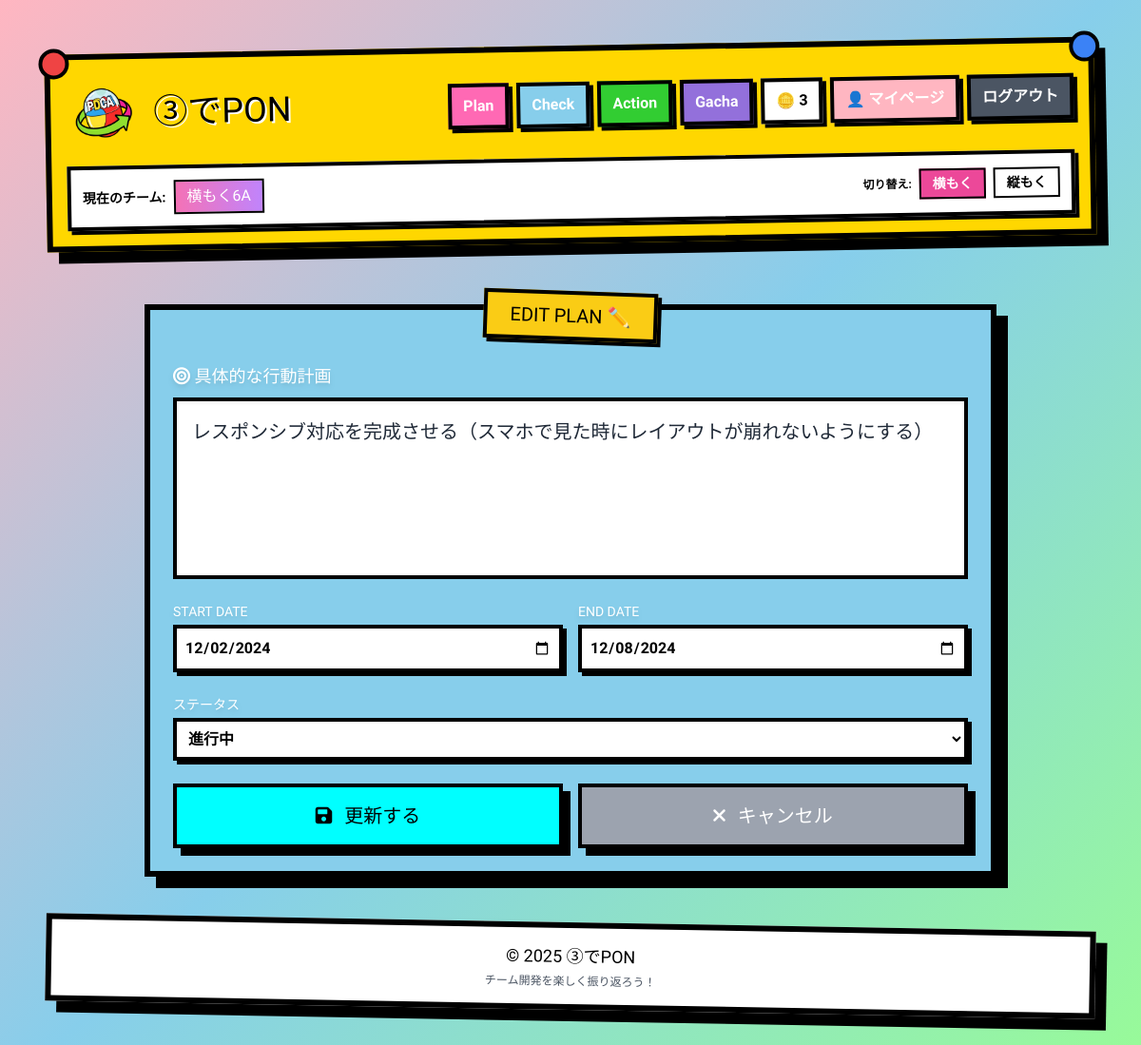
The page /plan/edit.php?id=2 (signed in) on the database its author committed.
### tables this page shows
CREATE TABLE users (
    id INT PRIMARY KEY AUTO_INCREMENT,
    email VARCHAR(255) NOT NULL UNIQUE,
    password VARCHAR(255) NOT NULL,
    name VARCHAR(100),
    generation ENUM('5', '5.5', '6', '6.5'),
    icon VARCHAR(255),
    yokomoku VARCHAR(50),
    tatemoku VARCHAR(50),
    current_mode ENUM('yokomoku', 'tatemoku') DEFAULT 'yokomoku',
    coins INT DEFAULT 3,
    created_at DATETIME NOT NULL,
    updated_at DATETIME DEFAULT CURRENT_TIMESTAMP ON UPDATE CURRENT_TIMESTAMP
);

CREATE TABLE plans (
    id INT PRIMARY KEY AUTO_INCREMENT,
    user_id INT NOT NULL,
    content TEXT NOT NULL,
    start_date DATE,
    end_date DATE,
    status ENUM('running', 'completed', 'cancelled') DEFAULT 'running',
    created_at DATETIME DEFAULT CURRENT_TIMESTAMP,
    updated_at DATETIME DEFAULT CURRENT_TIMESTAMP ON UPDATE CURRENT_TIMESTAMP,
    FOREIGN KEY (user_id) REFERENCES users(id) ON DELETE CASCADE
);

### src/plan/edit.php (the view, shortened to what this page needs)
<?php
require_once '../dbconnect.php';
$user_id = $_SESSION['user_id'];
$plan_id = isset($_GET['id']) ? (int)$_GET['id'] : 0;
$stmt = $dbh->prepare('SELECT * FROM plans WHERE id = ? AND user_id = ?');
$stmt->execute([$plan_id, $user_id]);
$plan = $stmt->fetch(PDO::FETCH_ASSOC);
?>
<!DOCTYPE html>
<html lang="ja">
<head>
    <script src="https://cdn.tailwindcss.com"></script>
    <link href="https://cdnjs.cloudflare.com/ajax/libs/font-awesome/6.0.0/css/all.min.css" rel="stylesheet">
</head>
<body class="p-4 md:p-8">
    <?php include '../components/header.php'; ?>
    <div class="max-w-4xl mx-auto mt-12 md:mt-16">
        <div class="toy-box p-6 bg-[#87CEEB] relative">
            <div class="absolute -top-5 left-1/2 transform -translate-x-1/2 bg-yellow-400 border-4 border-black px-6 py-2 font-heavy text-xl shadow-[4px_4px_0_#000] rotate-2 z-10 whitespace-nowrap">
                EDIT PLAN ✏️
            </div>
            <form action="" method="POST" class="mt-8 space-y-6">
                <div>
                    <label class="font-heavy text-white text-lg drop-shadow-md mb-2 block">
                        <i class="fa-solid fa-bullseye"></i> 具体的な行動計画
                    </label>
                    <div class="relative p-2 bg-white border-4 border-black shadow-inner">
                        <textarea name="content" required class="w-full h-40 bg-transparent resize-none focus:outline-none font-heavy text-gray-800 text-xl leading-relaxed p-2"><?php echo htmlspecialchars($plan['content']); ?></textarea>
                    </div>
                </div>
                <div class="grid grid-cols-2 gap-4">
                    <div>
                        <label class="font-heavy text-white text-sm drop-shadow-md mb-1 block">START DATE</label>
                        <input type="date" name="start_date" required value="<?php echo htmlspecialchars($plan['start_date']); ?>" class="w-full bg-white border-4 border-black p-2 font-bold shadow-[4px_4px_0_#000] focus:translate-y-1 focus:shadow-none outline-none">
                    </div>
                    <div>
                        <label class="font-heavy text-white text-sm drop-shadow-md mb-1 block">END DATE</label>
                        <input type="date" name="end_date" required value="<?php echo htmlspecialchars($plan['end_date']); ?>" class="w-full bg-white border-4 border-black p-2 font-bold shadow-[4px_4px_0_#000] focus:translate-y-1 focus:shadow-none outline-none">
                    </div>
                </div>
                <div>
                    <label class="font-heavy text-white text-sm drop-shadow-md mb-1 block">ステータス</label>
                    <select name="status" class="w-full bg-white border-4 border-black p-2 font-bold shadow-[4px_4px_0_#000] focus:translate-y-1 focus:shadow-none outline-none">
                        <option value="running" <?php echo $plan['status'] === 'running' ? 'selected' : ''; ?>>進行中</option>
                    </select>
                </div>
                <div class="flex gap-4">
                    <button type="submit" class="flex-1 bg-[#00FFFF] text-black font-heavy text-xl py-4 border-4 border-black shadow-[8px_8px_0_#000] hover:translate-y-2 hover:shadow-[4px_4px_0_#000] transition-all">
                        <i class="fa-solid fa-save mr-2"></i> 更新する
                    </button>
                    <a href="index.php?sub=my" class="flex-1 bg-gray-400 text-white font-heavy text-xl py-4 border-4 border-black shadow-[8px_8px_0_#000] hover:translate-y-2 hover:shadow-[4px_4px_0_#000] transition-all text-center">
                        <i class="fa-solid fa-times mr-2"></i> キャンセル
                    </a>
                </div>
            </form>
        </div>
    </div>
    <?php include '../components/footer.php'; ?>
</body>
</html>

### src/components/header.php (shortened to what this page needs)
<?php
$is_logged_in = isset($_SESSION['user_id']);
if ($is_logged_in) {
    require_once __DIR__ . '/../dbconnect.php';
    $stmt = $dbh->prepare('SELECT name, yokomoku, tatemoku, current_mode, coins FROM users WHERE id = ?');
    $stmt->execute([$_SESSION['user_id']]);
    $user_info = $stmt->fetch(PDO::FETCH_ASSOC);
    if ($user_info) {
        $current_team = $user_info['current_mode'] === 'yokomoku' ? $user_info['yokomoku'] : $user_info['tatemoku'];
    }
}
?>
<header class="mb-8 mt-4">
    <div class="max-w-7xl mx-auto px-4">
        <div class="toy-box p-4 bg-[#FFD700] transform -rotate-1 relative">
            <div class="absolute -top-3 -left-3 w-8 h-8 bg-red-500 rounded-full border-4 border-black"></div>
            <div class="absolute -top-3 -right-3 w-8 h-8 bg-blue-500 rounded-full border-4 border-black"></div>
            <div class="flex flex-col gap-4">
                <div class="flex flex-col md:flex-row items-center justify-between gap-4">
                    <a href="/" class="flex items-center gap-3 hover:scale-105 transition">
                        <img src="/assets/img/logo.png" alt="③でPON" class="w-16 h-16 md:w-20 md:h-20 object-contain">
                        <h1 class="font-heavy text-3xl md:text-4xl text-black [text-shadow:2px_2px_0_#fff]">
                            ③でPON
                        </h1>
                    </a>
                    <nav class="flex flex-wrap items-center justify-center gap-2">
                    <?php if ($is_logged_in): ?>
                        <a href="/plan/index.php" class="px-3 py-2 bg-[#FF69B4] text-white font-bold border-4 border-black shadow-[4px_4px_0_#000] hover:translate-y-1 hover:shadow-[2px_2px_0_#000] transition">
                            Plan
                        </a>
                        <a href="/check/check.php" class="px-3 py-2 bg-[#87CEEB] text-white font-bold border-4 border-black shadow-[4px_4px_0_#000] hover:translate-y-1 hover:shadow-[2px_2px_0_#000] transition">
                            Check
                        </a>
                        <a href="/action/index.php" class="px-3 py-2 bg-[#32CD32] text-white font-bold border-4 border-black shadow-[4px_4px_0_#000] hover:translate-y-1 hover:shadow-[2px_2px_0_#000] transition">
                            Action
                        </a>
                        <a href="/gacha/gacha.php" class="px-3 py-2 bg-[#9370DB] text-white font-bold border-4 border-black shadow-[4px_4px_0_#000] hover:translate-y-1 hover:shadow-[2px_2px_0_#000] transition">
                            Gacha
                        </a>
                        <div class="px-3 py-2 bg-white border-4 border-black font-bold shadow-[4px_4px_0_#000]">
                            🪙 <?php echo $_SESSION['coins'] ?? 0; ?>
                        </div>
                        <a href="/mypage/index.php" class="px-3 py-2 bg-[#FFB6C1] text-white font-bold border-4 border-black shadow-[4px_4px_0_#000] hover:translate-y-1 hover:shadow-[2px_2px_0_#000] transition">
                            👤 マイページ
                        </a>
                        <a href="/auth/logout.php" class="px-3 py-2 bg-gray-600 text-white font-bold border-4 border-black shadow-[4px_4px_0_#000] hover:translate-y-1 hover:shadow-[2px_2px_0_#000] transition">
                            ログアウト
                        </a>
                    <?php endif; ?>
                </nav>
                </div>
                <?php if ($is_logged_in && isset($user_info)): ?>
                <div class="flex flex-col sm:flex-row items-center justify-between gap-3 bg-white border-4 border-black p-3 shadow-[4px_4px_0_#000]">
                    <div class="flex items-center gap-2">
                        <span class="font-bold text-sm">現在のチーム:</span>
                        <span class="px-3 py-1 bg-gradient-to-r from-pink-400 to-purple-400 text-white font-heavy border-2 border-black shadow-sm">
                            <?php echo htmlspecialchars($current_team ?? '未設定'); ?>
                        </span>
                    </div>
                    <div class="flex items-center gap-2">
                        <span class="font-bold text-xs">切り替え:</span>
                        <a href="/switch_mode.php?mode=yokomoku" class="px-3 py-1 <?php echo $_SESSION['current_mode'] === 'yokomoku' ? 'bg-pink-500 text-white' : 'bg-white text-black'; ?> font-bold border-2 border-black hover:scale-105 transition text-sm">
                            横もく
                        </a>
                        <a href="/switch_mode.php?mode=tatemoku" class="px-3 py-1 <?php echo $_SESSION['current_mode'] === 'tatemoku' ? 'bg-purple-500 text-white' : 'bg-white text-black'; ?> font-bold border-2 border-black hover:scale-105 transition text-sm">
                            縦もく
                        </a>
                    </div>
                </div>
                <?php endif; ?>
            </div>
        </div>
    </div>
</header>

### src/plan/edit.php (style rules this page uses)
body { font-family: 'M PLUS Rounded 1c', sans-serif; background: linear-gradient(135deg, #FFB6C1 0%, #87CEEB 50%, #98FB98 100%); min-height: 100vh; }
.font-heavy { font-family: 'Dela Gothic One', sans-serif; }
.toy-box { border: 6px solid #000; box-shadow: 12px 12px 0 #000; }

### src/components/header.php (style rules this page uses)
.font-heavy { font-family: 'Dela Gothic One', sans-serif; }
.toy-box { border: 6px solid #000; box-shadow: 12px 12px 0 #000; }

### src/components/footer.php (style rules this page uses)
.font-heavy { font-family: 'Dela Gothic One', sans-serif; }
.toy-box { border: 6px solid #000; box-shadow: 12px 12px 0 #000; }

### rows shown on the page
users: yokomoku "横もく6A"
plans: content "レスポンシブ対応を完成させる（スマホで見た時にレイアウトが崩れないようにする）", start_date "12/02/2024", end_date "12/08/2024", status "進行中"

### other values the page prints
$_SESSION['coins'] "3"
